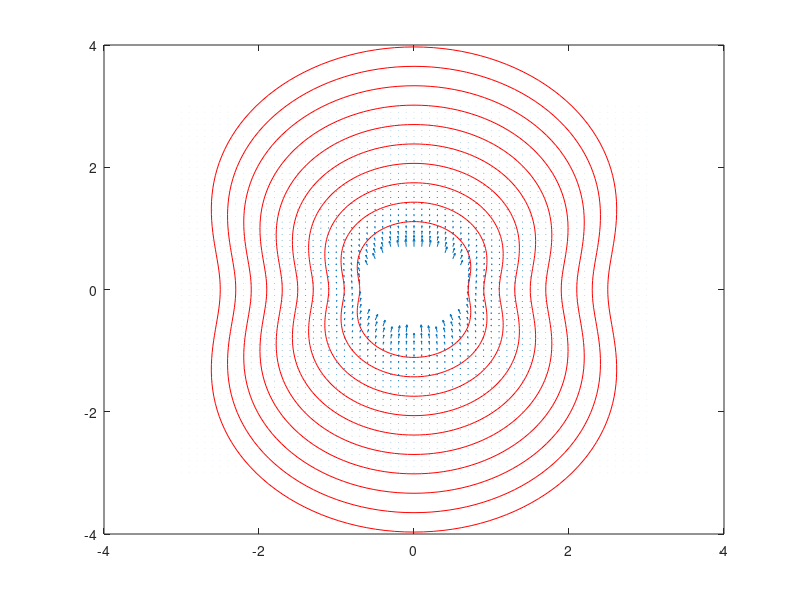

MATLAB code to generate this figure:
function dipole_static_2d()
permittivity = 8.85418782e-12; % m-3 kg-1 s4 A2
p = 1; % dipole moment

thetaRange = 0:0.01*pi:2*pi;
xRange = -3:0.1:3;
zRange = -3:0.1:3;
[x, z] = GenerateAllCombinations(xRange, zRange);

theta = angle(z + 1i * x);
r = sqrt(x.^2 + z.^2);
filter = r > 0.7;

Er = 2 * p .* cos(theta) ./ (4*pi*permittivity * r.^3);
Et = p .* sin(theta) ./ (4*pi*permittivity * r.^3);

Ex = (Er .* sin(theta) - Et .* cos(theta));
Ez = (Er .* cos(theta) + Et .* sin(theta));

quiver(x(filter),z(filter),Ex(filter),Ez(filter));
hold on;

for k = 1:10
    rPol = (4 * cos(thetaRange).^2 + sin(thetaRange).^2).^(1/3)*(0.5+k/5);
    plot(rPol.*sin(thetaRange), rPol.*cos(thetaRange), 'r');
end
hold off;

end

function [r, theta] = GenerateAllCombinations(rRange,thetaRange)
    [ thetaMesh, rMesh ] = meshgrid(thetaRange, rRange);
    theta = thetaMesh(:);
    r = rMesh(:);
end

